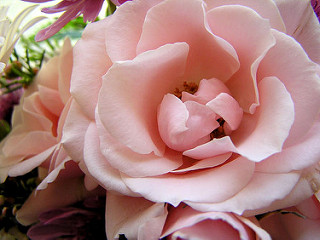
#> input picture Datasets/1.jpg, 320 x 240 px; its folder holds only this picture in this run
$ jupyter execute --allow-errors 'Texture Feature Extraction Using LBP.ipynb'
#> lines starting #> are read from the running program, lines starting #| are printed output that depends on the picture; long printed decimals are rounded
# Texture Feature Extraction Using LBP (library-used)

*** Coded By : Fauzan Firdaus ***

<i style="color:red"> NOTE ::: This code below is just only step to get extraction from images, it hasn't reached the classification step or looking for accuracy. </i>

Before we start everything, let's start with importing library we'll use, such as openCV, numpy, matplotlib, glob, and skimage.

[cell 1]
import cv2
import numpy as np
import matplotlib.pyplot as plt
import glob

from skimage.color import rgb2gray
from skimage.feature import local_binary_pattern

This 3 images below are dataset for this extraction program.

The next step is defining function for method that we'll execute later. The first function below is <i>load_image( )</i> function. The purpose of this function is to load dataset / image from local computer, and store it to an array. Return value of this function is an image array.

[cell 2]
def load_image(arr):
    strr = "Datasets/*.jpg"
    for file in glob.glob(strr):
        img=np.asarray(plt.imread(file))
#> img is the input picture: shape (240, 320, 3); mean R, G, B 171.8, 129.7, 125.7
        arr.append(img)
    return arr

Next function is <i>preprocessing( )</i> function. This function aims to process our dataset become grayscale image.

[cell 3]
def preprocessing(arr):
    arr_prep=[]
    for i in range(np.shape(arr)[0]):
        img=cv2.cvtColor(arr[i], cv2.COLOR_BGR2GRAY)
        arr_prep.append(img)
    return arr_prep

<i>extractLBP( ) </i> is the next function we should define. The purpose of this function is return 2 value. The first value is to return texture extraction as image result. And second value is to return texture extraction as vector result.

[cell 4]
def extractLBP(img):
    lbp = local_binary_pattern(img, 24,3, method="uniform")
    (hist, _) = np.histogram(lbp.ravel(),bins=np.arange(0, 27),range=(0, 26))
    hist = hist.astype("float")
    hist /= (hist.sum() + (1e-7))
    return lbp,hist

Last function is <i>featureExtraction( )</i>. This function aims to return array as a new array of extracted textures, and its vector.

[cell 5]
def featureExtraction(arr):
    arr_feature=[]
    vector_feature=[]
    for i in range(np.shape(arr)[0]):
        lb,vektor = extractLBP(arr[i])
        arr_feature.append(lb)
        vector_feature.append(vektor)
    return arr_feature, vector_feature

The next step is to load dataset and store it to an array.

[cell 6]
data=[]
data=load_image(data)
#> data = 1 item

After loading the datasets, process the image by turning it into grayscale image.

[cell 7]
dataPreprocessed = preprocessing(data)
#> the loop in preprocessing, `for i in range(np.shape(arr)[0]):` made 1 pass
#> pass 1, in preprocessing, `img=cv2.cvtColor(arr[i], cv2.COLOR_BGR2GRAY)`:
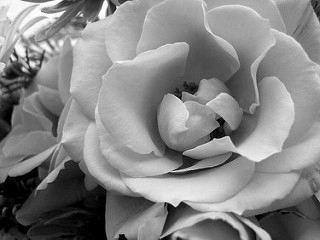
#> img: shape (240, 320); min 0, max 255, mean 133.3
#> dataPreprocessed = 1 item

The final step is to get texture extraction.

[cell 8]
dataExtracted,vector = featureExtraction(dataPreprocessed)
#> the loop in featureExtraction, `for i in range(np.shape(arr)[0]):` made 1 pass
#> pass 1, in extractLBP, `lbp = local_binary_pattern(img, 24,3, method="uniform")`:
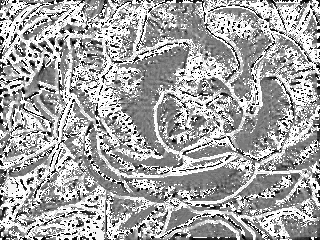
#> lbp: shape (240, 320) float64; min 0, max 25, mean 16.2; drawn with min black and max white
#> dataExtracted = 1 item; vector = 1 item

[cell 9]
print('Extraction Result')
fig = plt.figure(figsize=(10,10))
ax1 = fig.add_subplot(4,2,1)
ax1.set_title('Before')
ax1.set_axis_off()
ax1.imshow(data[0])

ax2 = fig.add_subplot(4,2,2)
ax2.set_title('After')
ax2.set_axis_off()
ax2.imshow(dataExtracted[0],cmap=plt.cm.gray)

ax3 = fig.add_subplot(4,2,3)
ax3.set_title('Before')
ax3.set_axis_off()
#> (the rest of this cell did not finish here and is left out)

After we got an texture extraction of the images, we can see the vector below that shoes image has a bit different value than 2 flower images.

[cell 10]
print("Vector of Image 1 :",vector[0])
#| Vector of Image 1 : [0.02921 0.01935 0.01645 0.01316 0.01121 0.01117
#|  0.0124 0.01501 0.01914 0.02689 0.04201 0.07245
#|  0.1005 0.07191 0.04107 0.02806  0.0191 0.01514
#|  0.01297 0.0116 0.01188   0.01292 0.01574 0.01643
#|  0.03438   0.3198]
print()
#> (the rest of this cell did not finish here and is left out)

$ run again, on Datasets/2.jpg
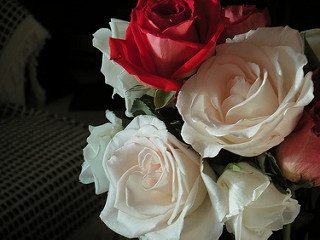
#> input picture Datasets/2.jpg, 320 x 240 px
#> in load_image, img is the input picture: shape (240, 320, 3); mean R, G, B 86.4, 72.5, 63.3
#> data = 1 item
#> the loop in preprocessing, `for i in range(np.shape(arr)[0]):` made 1 pass
#> pass 1, in preprocessing, `img=cv2.cvtColor(arr[i], cv2.COLOR_BGR2GRAY)`:
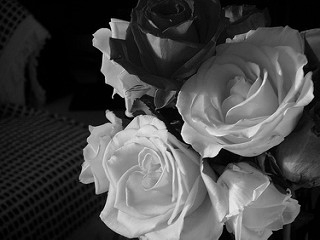
#> img: shape (240, 320); min 0, max 252, mean 71.3
#> the loop in featureExtraction, `for i in range(np.shape(arr)[0]):` made 1 pass
#> pass 1, in extractLBP, `lbp = local_binary_pattern(img, 24,3, method="uniform")`:
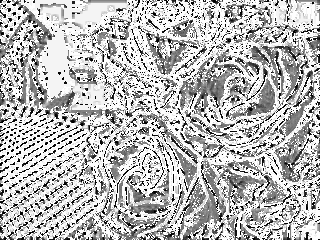
#> lbp: shape (240, 320) float64; min 0, max 25, mean 18.1; drawn with min black and max white
#| Vector of Image 1 : [0.04298 0.02611 0.02004 0.01396 0.01043 0.01027
#|  0.01112 0.01176 0.0137 0.01762 0.024  0.03846
#|  0.0488 0.03947 0.02216 0.01733 0.01208 0.0121
#|  0.01007  0.01091 0.01337  0.01684 0.02207 0.02566
#|  0.09979 0.4089]
